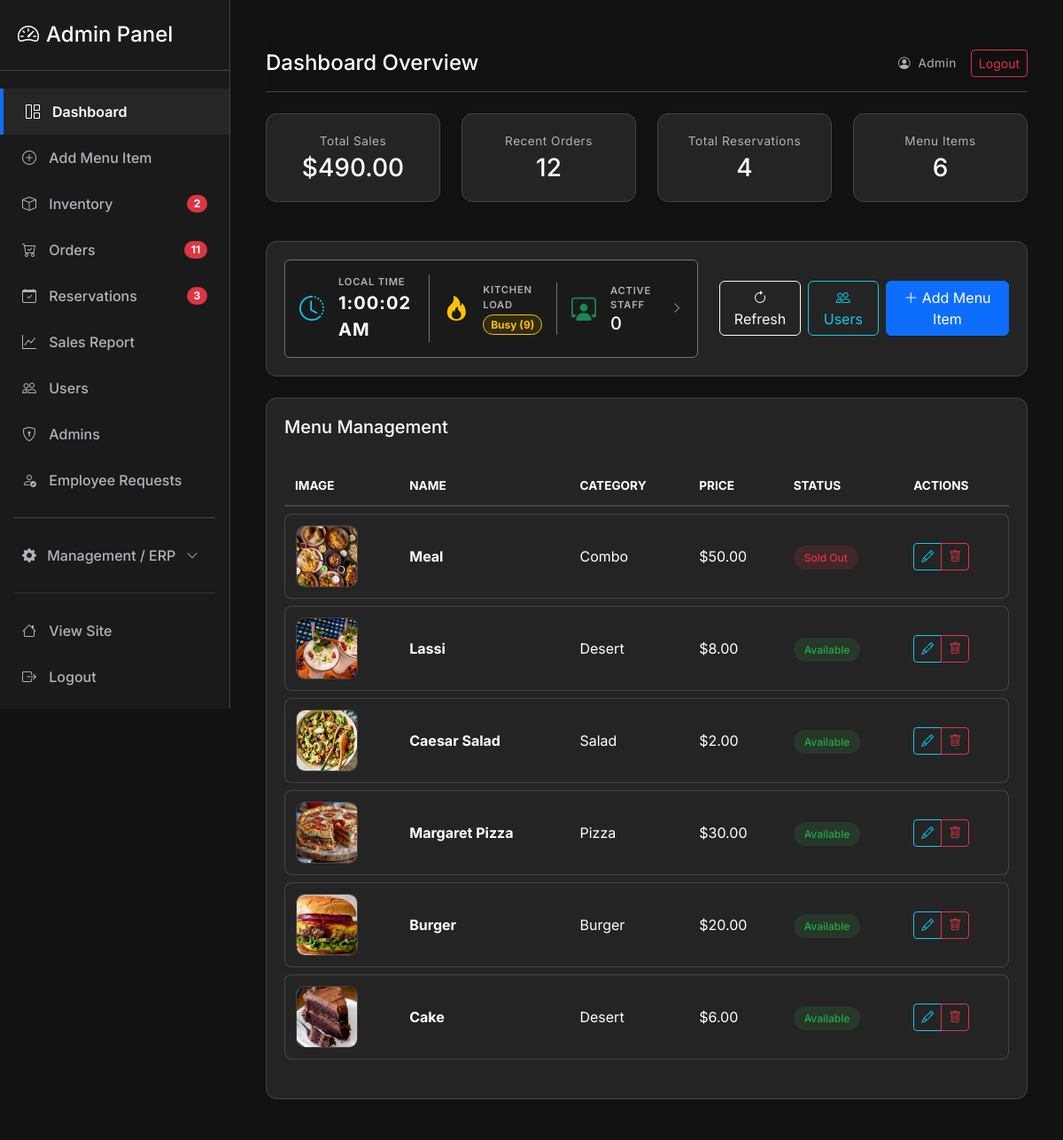
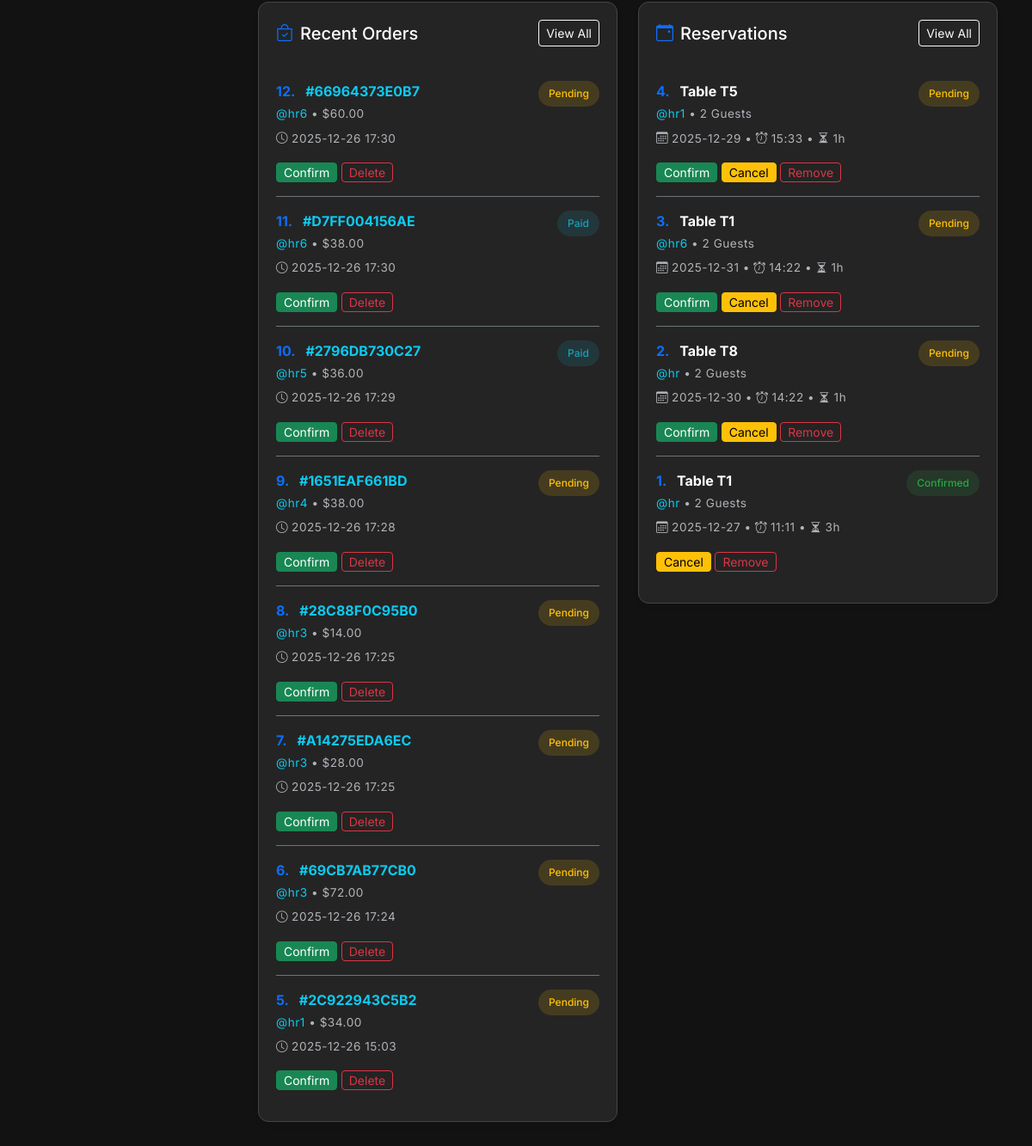
The page /admin/ (signed in) on the database its author committed (2 pictures, top to bottom).
### models/models.py (models this page shows, shortened)
class MenuItem(db.Model):
    id = db.Column(db.Integer, primary_key=True)
    name = db.Column(db.String(150), nullable=False)
    price = db.Column(db.Float, nullable=False, default=0.0)
    category = db.Column(db.String(100), nullable=True)
    ingredients = db.Column(db.String(400), nullable=True)
    availability = db.Column(db.Boolean, default=True)
    image = db.Column(db.String(300), nullable=True)
    stock_quantity = db.Column(db.Integer, default=0)
    low_stock_threshold = db.Column(db.Integer, default=5)
    ratings = db.relationship('Rating', backref='menu_item', lazy=True, cascade="all, delete-orphan")

class Order(db.Model):
    __tablename__ = 'orders'
    id = db.Column(db.Integer, primary_key=True)
    unique_order_number = db.Column(db.String(12), unique=True, nullable=False, default=lambda: str(uuid.uuid4().hex[:12]).upper())
    user_id = db.Column(db.Integer, db.ForeignKey('user.id'), nullable=False)
    items = db.Column(db.Text, nullable=False)  # JSON string of items
    total = db.Column(db.Float, nullable=False)
    status = db.Column(db.String(50), default='Placed')
    payment_status = db.Column(db.String(20), default='pending')
    payment_method = db.Column(db.String(20), nullable=True)
    discount = db.Column(db.Float, default=0.0)
    order_type = db.Column(db.Enum('dine_in', 'takeaway', name='order_type'), default='dine_in')
    phone = db.Column(db.String(50), nullable=False)
    address_district = db.Column(db.String(100), nullable=False)
    address_city = db.Column(db.String(100), nullable=False)
    address_street = db.Column(db.String(255), nullable=False)
    created_at = db.Column(db.DateTime, default=get_dhaka_time)
    items_parsed = db.Column(db.PickleType)

class User(db.Model):
    id = db.Column(db.Integer, primary_key=True)
    username = db.Column(db.String(120), unique=True, nullable=False)
    member_id = db.Column(db.String(20), unique=True)  # Custom ID
    email = db.Column(db.String(200), unique=True)
    password = db.Column(db.String(255), nullable=False)
    full_name = db.Column(db.String(200))
    phone = db.Column(db.String(50))
    address_district = db.Column(db.String(100))
    address_city = db.Column(db.String(100))
    address_street = db.Column(db.String(200))
    profile_image = db.Column(db.String(200))  # image filename
    reset_token = db.Column(db.String(100), nullable=True)
    reset_token_expiry = db.Column(db.DateTime, nullable=True)
    role = db.Column(db.Enum('admin', 'manager', 'cashier', 'waiter', 'chef', 'customer', name='user_roles'), default='customer')
    email_verified = db.Column(db.Boolean, default=False)
    email_verification_code = db.Column(db.String(10), nullable=True)
    created_at = db.Column(db.DateTime, default=get_dhaka_time)
    orders = db.relationship('Order', backref='user', lazy=True)
    reservations = db.relationship('Reservation', backref='user', lazy=True)
    ratings = db.relationship('Rating', backref='user', lazy=True)
    staff_shifts = db.relationship('StaffShift', backref='user', lazy=True)
    staff_shifts = db.relationship('StaffShift', backref='user', lazy=True)

class Reservation(db.Model):
    id = db.Column(db.Integer, primary_key=True)
    unique_reservation_number = db.Column(db.String(12), unique=True, nullable=False, default=lambda: str(uuid.uuid4().hex[:12]).upper())
    user_id = db.Column(db.Integer, db.ForeignKey('user.id'), nullable=False)
    date = db.Column(db.String(50), nullable=False)
    time = db.Column(db.String(50), nullable=False)  # Start time (HH:MM)
    duration = db.Column(db.Integer, nullable=False)  # Duration in hours
    guests = db.Column(db.Integer, nullable=False)
    table_no = db.Column(db.String(50), nullable=False)
    status = db.Column(db.String(20), default="Pending")
    created_at = db.Column(db.DateTime, default=get_dhaka_time)

### routes/admin.py (the view)
@admin_bp.route('/')
@role_required('admin')
def index():
    items = MenuItem.query.order_by(MenuItem.id.desc()).all()
    orders = Order.query.order_by(Order.created_at.desc()).all()
    reservations = Reservation.query.order_by(Reservation.created_at.desc()).all()
    for o in orders:
        try:
            o.items_parsed = json.loads(o.items)
        except:
            o.items_parsed = []
    total_sales = db.session.query(db.func.sum(Order.total)).scalar() or 0
    from datetime import date
    active_attendance = db.session.query(Attendance, User, Employee)\
        .join(Employee, Attendance.employee_id == Employee.id)\
        .join(User, Employee.user_id == User.id)\
        .filter(Attendance.date == date.today(), Attendance.status == 'present')\
        .all()
    active_staff_count = len(active_attendance)
    active_staff_list = [{
        'name': u.full_name,
        'username': u.username,
        'role': e.position,
        'image': u.profile_image,
        'check_in': a.created_at.strftime('%I:%M %p') if a.created_at else 'N/A'
    } for a, u, e in active_attendance]
    pending_orders_count = Order.query.filter(Order.status.in_(['Placed', 'Pending'])).count()
    kitchen_status = 'Normal'
    kitchen_status_color = 'success'
    if pending_orders_count >= 10:
        kitchen_status = 'Overload'
        kitchen_status_color = 'danger'
    elif pending_orders_count >= 5:
        kitchen_status = 'Busy'
        kitchen_status_color = 'warning'
    return render_template('admin/index.html',
                           items=items,
                           orders=orders,
                           reservations=reservations,
                           total_sales=total_sales,
                           active_staff_count=active_staff_count,
                           active_staff_list=active_staff_list,
                           kitchen_status=kitchen_status,
                           kitchen_status_color=kitchen_status_color,
                           pending_orders_count=pending_orders_count)

### templates/admin/index.html (shortened to what this page needs)
{% extends 'admin/admin_base.html' %}
{% block admin_title %}Dashboard Overview{% endblock %}
{% block content %}
<div class="row g-4 mb-4">
  <div class="col-md-3">
    <div class="glass-card text-center">
      <div class="text-muted small mb-1">Total Sales</div>
      <h3 class="mb-0 text-white">${{ '%.2f'|format(total_sales) }}</h3>
    </div>
  </div>
  <div class="col-md-3">
    <div class="glass-card text-center">
      <div class="text-muted small mb-1">Recent Orders</div>
      <h3 class="mb-0 text-white">{{ orders|length }}</h3>
    </div>
  </div>
  <div class="col-md-3">
    <div class="glass-card text-center">
      <div class="text-muted small mb-1">Total Reservations</div>
      <h3 class="mb-0 text-white">{{ reservations|length }}</h3>
    </div>
  </div>
  <div class="col-md-3">
    <div class="glass-card text-center">
      <div class="text-muted small mb-1">Menu Items</div>
      <h3 class="mb-0 text-white">{{ items|length }}</h3>
    </div>
  </div>
</div>
<div class="glass-card mb-4">
  <div class="row align-items-center">
    <div class="col-md-7">
      <div class="d-flex align-items-center justify-content-between bg-dark-pro border border-secondary rounded p-3">
        <div class="d-flex align-items-center border-end border-secondary pe-3 me-3">
          <i class="bi bi-clock-history fs-3 text-info me-3"></i>
          <div>
            <small class="text-muted d-block uppercase" style="font-size: 0.7rem;">Local Time</small>
            <span id="liveClock" class="fw-bold text-white fs-5" style="letter-spacing: 1px;">--:--:--</span>
          </div>
        </div>
        <div class="d-flex align-items-center border-end border-secondary pe-3 me-3">
          <i class="bi bi-fire fs-3 text-{{ kitchen_status_color }} me-3"></i>
          <div>
            <small class="text-muted d-block uppercase" style="font-size: 0.7rem;">Kitchen Load</small>
            <span
              class="badge bg-{{ kitchen_status_color }} bg-opacity-10 text-{{ kitchen_status_color }} border border-{{ kitchen_status_color }} rounded-pill">
              {{ kitchen_status }} ({{ pending_orders_count }})
            </span>
          </div>
        </div>
        <div class="d-flex align-items-center" style="cursor: pointer;"
          onclick="new bootstrap.Modal(document.getElementById('activeStaffModal')).show()">
          <i class="bi bi-person-workspace fs-3 text-success me-3"></i>
          <div>
            <small class="text-muted d-block uppercase" style="font-size: 0.7rem;">Active Staff</small>
            <h5 class="mb-0 text-white">{{ active_staff_count }}</h5>
          </div>
          <i class="bi bi-chevron-right ms-3 text-muted" style="font-size: 0.8rem;"></i>
        </div>
      </div>
    </div>
    <div class="col-md-5 d-flex align-items-center justify-content-end">
      <a class="btn btn-outline-light me-2" href="{{ url_for('admin.index') }}"><i class="bi bi-arrow-clockwise"></i>
        Refresh</a>
      <a class="btn btn-outline-info me-2" href="{{ url_for('admin.users') }}"><i class="bi bi-people"></i> Users</a>
      <a class="btn btn-primary" href="{{ url_for('admin.add_menu') }}"><i class="bi bi-plus-lg"></i> Add Menu Item</a>
    </div>
  </div>
</div>
<div class="glass-card">
  <div class="d-flex justify-content-between align-items-center mb-4">
    <h5 class="mb-0 text-white">Menu Management</h5>
  </div>
  <div class="table-responsive">
    <table class="admin-table">
      <thead>
        <tr>
          <th>Image</th>
          <th>Name</th>
          <th>Category</th>
          <th>Price</th>
          <th>Status</th>
          <th>Actions</th>
        </tr>
      </thead>
      <tbody>
        {% for it in items %}
        <tr>
          <td>
            <img
              src="{{ it.image and url_for('static', filename='uploads/' ~ it.image) or url_for('static', filename='img/placeholder.jpg') }}"
              class="admin-img-thumb" alt="{{ it.name }}">
          </td>
          <td><span class="fw-bold">{{ it.name }}</span></td>
          <td>{{ it.category }}</td>
          <td>${{ '%.2f'|format(it.price) }}</td>
          <td>
            {% if it.availability %}
            <span class="badge-admin badge-admin-success">Available</span>
            {% else %}
            <span class="badge-admin badge-admin-danger">Sold Out</span>
            {% endif %}
          </td>
          <td>
            <div class="btn-group">
              <a class="btn btn-sm btn-outline-info" href="{{ url_for('admin.edit_menu', item_id=it.id) }}"><i
                  class="bi bi-pencil"></i></a>
              <a class="btn btn-sm btn-outline-danger" href="{{ url_for('admin.delete_menu', item_id=it.id) }}"
                onclick="handlePremiumConfirm(event, 'Delete this item?', this, 'Confirm Deletion', 'bi-trash')"><i
                  class="bi bi-trash"></i></a>
            </div>
          </td>
        </tr>
        {% endfor %}
      </tbody>
    </table>
  </div>
</div>
<div class="row g-4 mt-4">
  <div class="col-lg-6">
    <div class="glass-card">
      <div class="d-flex justify-content-between align-items-center mb-4">
        <h5 class="mb-0 text-white"><i class="bi bi-bag-check me-2 text-primary"></i>Recent Orders</h5>
        <a href="{{ url_for('admin.orders') }}" class="btn btn-sm btn-outline-light">View All</a>
      </div>
      <div class="list-group list-group-flush bg-transparent">
        {% for o in orders[:8] %}
        <div class="list-group-item bg-transparent border-secondary text-light px-0 py-3">
          <div class="d-flex justify-content-between align-items-start">
            <div>
              <div class="fw-bold text-white mb-1">
                <span class="text-primary me-2">{{ orders|length - loop.index0 }}.</span>
                <a href="javascript:void(0);" onclick="openOrderModal({{ o.id }})"
                  class="text-info text-decoration-none">
                  #{{ o.unique_order_number or o.id }}
                </a>
              </div>
              <div class="small text-muted">
                {% if o.user %}
                <a class="text-info text-decoration-none" href="javascript:void(0);"
                  onclick="openUserModal('{{ o.user.username }}')">@{{ o.user.username }}</a>
                {% else %}Anon{% endif %}
                &bull; ${{ '%.2f'|format(o.total) }}
              </div>
            </div>
            <span class="badge-admin
              {% if o.status == 'Confirmed' %}badge-admin-success
              {% elif o.status == 'Paid' %}badge-admin-info
              {% else %}badge-admin-warning{% endif %}">
              {{ o.status }}
            </span>
          </div>
          <div class="small mt-2 text-muted"><i class="bi bi-clock me-1"></i>{{ o.created_at.strftime('%Y-%m-%d %H:%M')
            }}</div>
          <div class="mt-3">
            {% if o.status in ['Placed', 'Pending', 'Paid'] %}
            <a class="btn btn-sm btn-success py-0 px-2 small action-confirm"
              href="{{ url_for('admin.confirm_order', order_id=o.id, sl=orders|length - loop.index0) }}">Confirm</a>
            {% endif %}
            <a class="btn btn-sm btn-outline-danger py-0 px-2 small"
              href="{{ url_for('admin.delete_order', order_id=o.id, sl=orders|length - loop.index0) }}"
              onclick="handlePremiumConfirm(event, 'Delete order?', this, 'Confirm Delete', 'bi-exclamation-triangle')">Delete</a>
          </div>
        </div>
        {% else %}
        <div class="text-muted small">No recent orders.</div>
        {% endfor %}
      </div>
    </div>
  </div>
  <div class="col-lg-6">
    <div class="glass-card">
      <div class="d-flex justify-content-between align-items-center mb-4">
        <h5 class="mb-0 text-white"><i class="bi bi-calendar-event me-2 text-primary"></i>Reservations</h5>
        <a href="{{ url_for('admin.reservations') }}" class="btn btn-sm btn-outline-light">View All</a>
      </div>
      <div class="list-group list-group-flush bg-transparent">
        {% for r in reservations[:8] %}
        <div class="list-group-item bg-transparent border-secondary text-light px-0 py-3">
          <div class="d-flex justify-content-between align-items-start">
            <div>
              <div class="fw-bold text-white mb-1">
                <span class="text-primary me-2">{{ reservations|length - loop.index0 }}.</span> Table {{ r.table_no }}
              </div>
              <div class="small text-muted">
                {% if r.user %}
                <a class="text-info text-decoration-none" href="javascript:void(0);"
                  onclick='openUserModal({{ r.user.username|tojson }})'>@{{ r.user.username }}</a>
                {% else %}Anon{% endif %}
                &bull; {{ r.guests }} Guests
              </div>
            </div>
            <span
              class="badge-admin {% if r.status == 'Canceled' %}badge-admin-danger{% elif r.status == 'Pending' %}badge-admin-warning{% else %}badge-admin-success{% endif %}">
              {{ r.status }}
            </span>
          </div>
          <div class="small mt-2 text-muted">
            <i class="bi bi-calendar3 me-1"></i>{{ r.date }} &bull; <i class="bi bi-alarm me-1"></i>{{ r.time }} &bull;
            <i class="bi bi-hourglass-split me-1"></i>{{ r.duration }}h
          </div>
          <div class="mt-3">
            {% if r.status == 'Pending' %}
            <a class="btn btn-sm btn-success py-0 px-2 small action-res"
              href="{{ url_for('admin.confirm_reservation', res_id=r.id) }}">Confirm</a>
            {% endif %}
            {% if r.status != 'Canceled' %}
            <a class="btn btn-sm btn-warning py-0 px-2 small action-res"
              href="{{ url_for('admin.cancel_reservation', res_id=r.id) }}">Cancel</a>
            {% endif %}
            <a class="btn btn-sm btn-outline-danger py-0 px-2 small"
              href="{{ url_for('admin.remove_reservation', res_id=r.id) }}"
              onclick="handlePremiumConfirm(event, 'Permanently remove this reservation?', this, 'Remove', 'bi-trash')">Remove</a>
          </div>
        </div>
        {% else %}
        <div class="text-muted small">No reservations.</div>
        {% endfor %}
      </div>
    </div>
  </div>
</div>
{% endblock %}

### rows shown on the page
MenuItem: image (picture), name "Meal", category "Combo", price "50.00", availability "Sold Out"
MenuItem: image (picture), name "Lassi", category "Desert", price "8.00", availability "Available"
MenuItem: image (picture), name "Caesar Salad", category "Salad", price "2.00", availability "Available"
MenuItem: image (picture), name "Margaret Pizza", category "Pizza", price "30.00", availability "Available"
MenuItem: image (picture), name "Burger", category "Burger", price "20.00", availability "Available"
MenuItem: image (picture), name "Cake", category "Desert", price "6.00", availability "Available"
Order: index0 "12", unique_order_number "66964373E0B7", user.username "hr6", total "60.00", status "Pending", created_at "2025-12-26 17:30"
Order: index0 "11", unique_order_number "D7FF004156AE", user.username "hr6", total "38.00", status "Paid", created_at "2025-12-26 17:30"
Order: index0 "10", unique_order_number "2796DB730C27", user.username "hr5", total "36.00", status "Paid", created_at "2025-12-26 17:29"
Order: index0 "9", unique_order_number "1651EAF661BD", user.username "hr4", total "38.00", status "Pending", created_at "2025-12-26 17:28"
Order: index0 "8", unique_order_number "28C88F0C95B0", user.username "hr3", total "14.00", status "Pending", created_at "2025-12-26 17:25"
Order: index0 "7", unique_order_number "A14275EDA6EC", user.username "hr3", total "28.00", status "Pending", created_at "2025-12-26 17:25"
Order: index0 "6", unique_order_number "69CB7AB77CB0", user.username "hr3", total "72.00", status "Pending", created_at "2025-12-26 17:24"
Order: index0 "5", unique_order_number "2C922943C5B2", user.username "hr1", total "34.00", status "Pending", created_at "2025-12-26 15:03"
Reservation: index0 "4", table_no "T5", user.username "hr1", guests "2", status "Pending", date "2025-12-29", time "15:33", duration "1"
Reservation: index0 "3", table_no "T1", user.username "hr6", guests "2", status "Pending", date "2025-12-31", time "14:22", duration "1"
Reservation: index0 "2", table_no "T8", user.username "hr", guests "2", status "Pending", date "2025-12-30", time "14:22", duration "1"
Reservation: index0 "1", table_no "T1", user.username "hr", guests "2", status "Confirmed", date "2025-12-27", time "11:11", duration "3"

### other values the page prints
{{ '%.2f'|format(total_sales) }} "490.00"
{{ orders|length }} "12"
{{ reservations|length }} "4"
{{ items|length }} "6"
{{ kitchen_status }} "Busy"
{{ pending_orders_count }} "9"
{{ active_staff_count }} "0"
